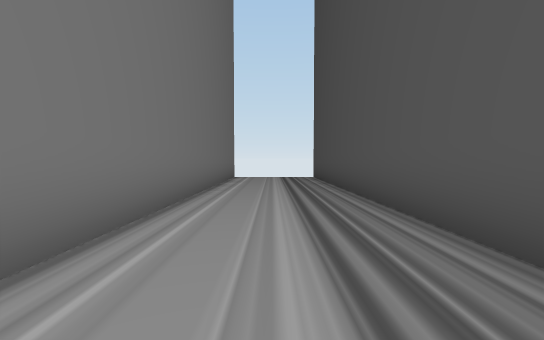
view 1 (above)

22 first-person views from a walk through a Unity game level. The camera is 1.3 m above the floor, tilts 2° down and sees 90° across. The floor is counted in squares, 2 m on a side. Each view is taken from the middle of a square. On the plan, view 1 faces up. The plan holds only what a view shows up to about 9 squares ahead; the rest is blank. The place goes on beyond the plan.

view 2
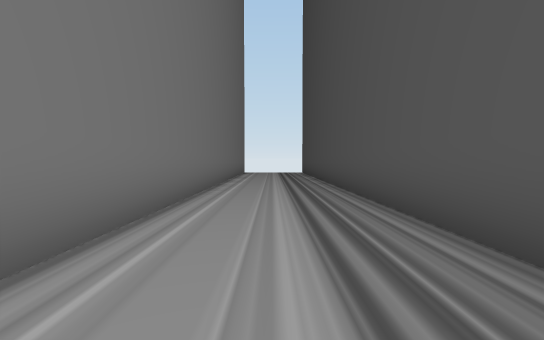

view 3
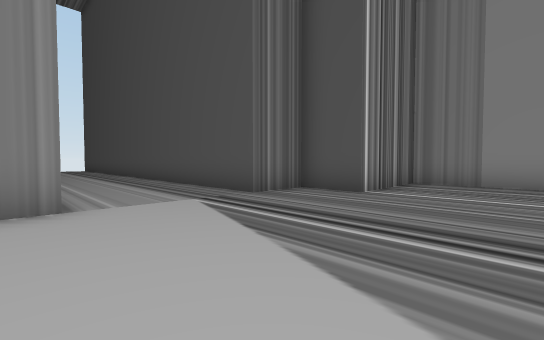

view 4
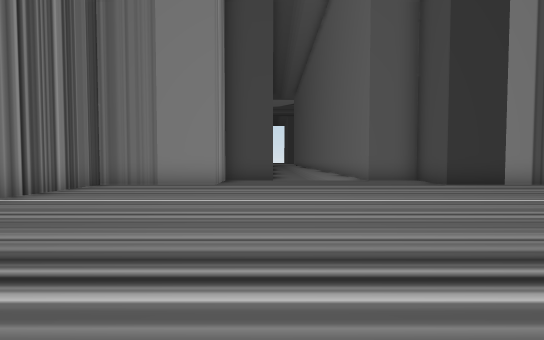

view 5
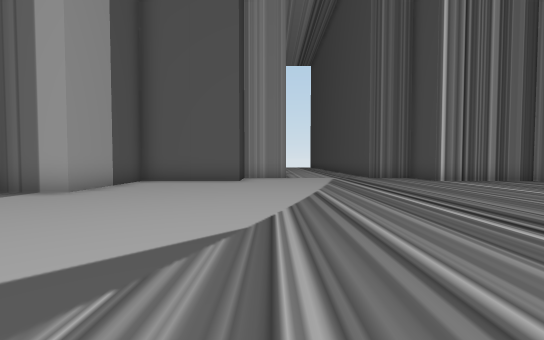

view 6
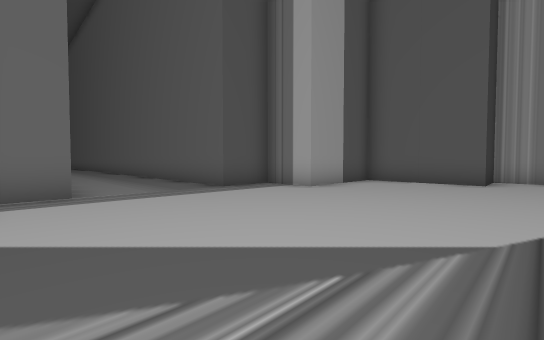

view 7
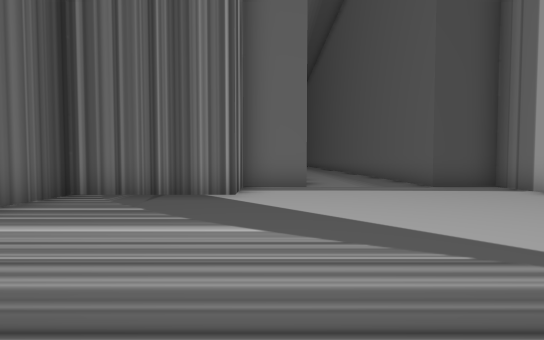

view 8
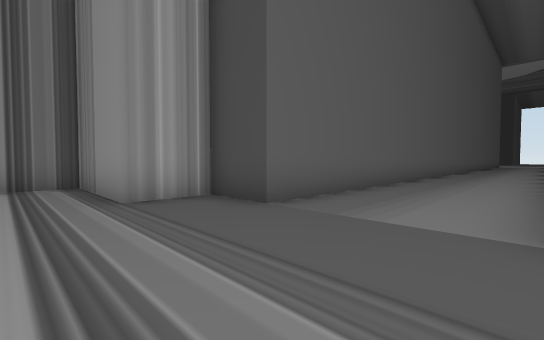

view 9
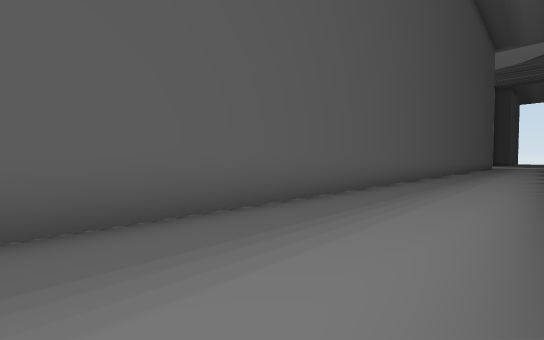

view 10
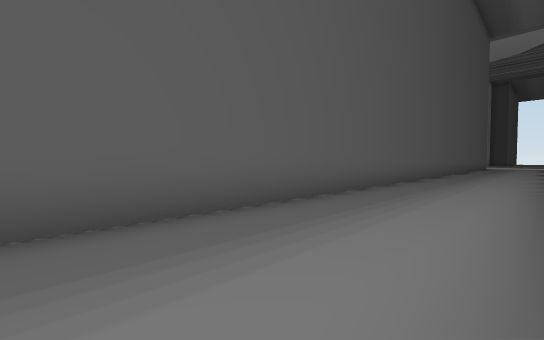

view 11
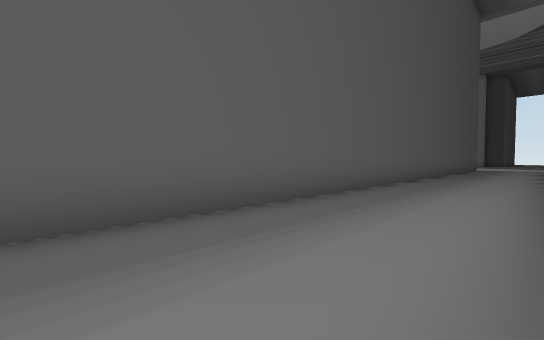

view 12
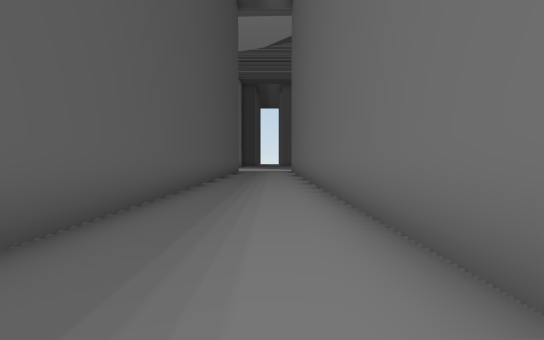

view 13
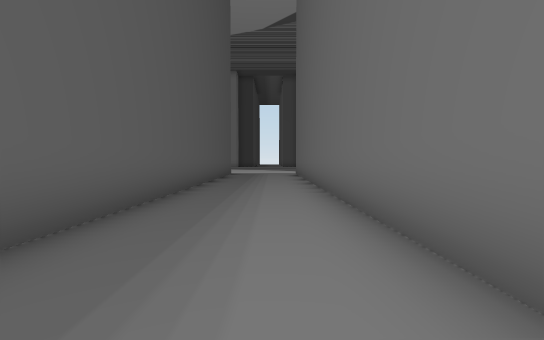

view 14
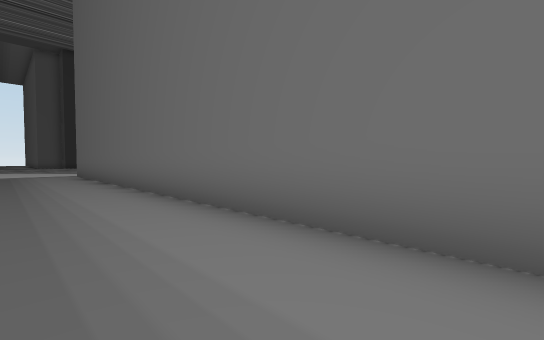

view 15
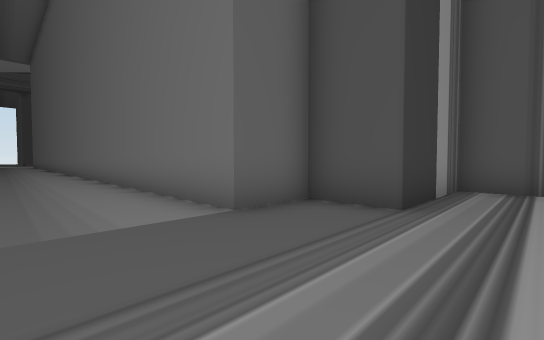

view 16
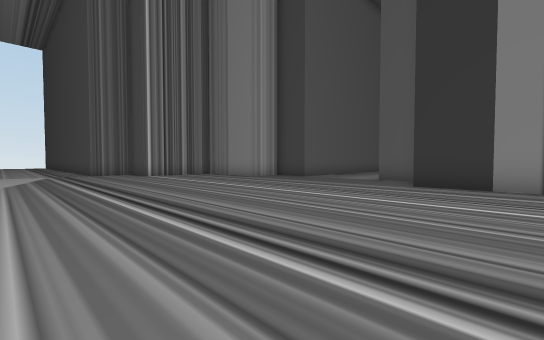

view 17
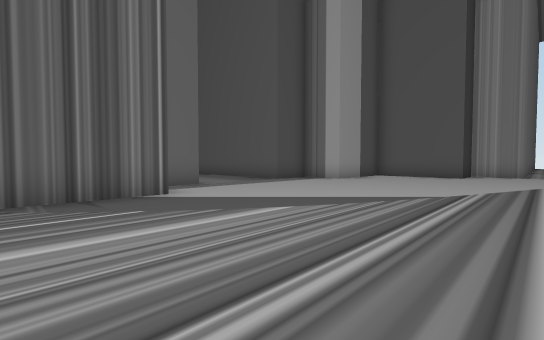

view 18
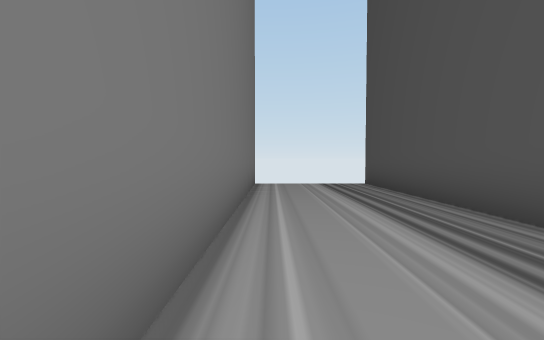

view 19
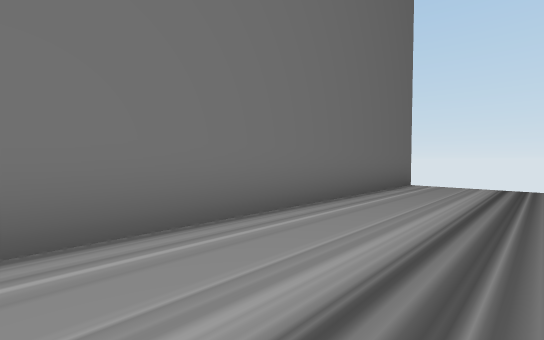

view 20
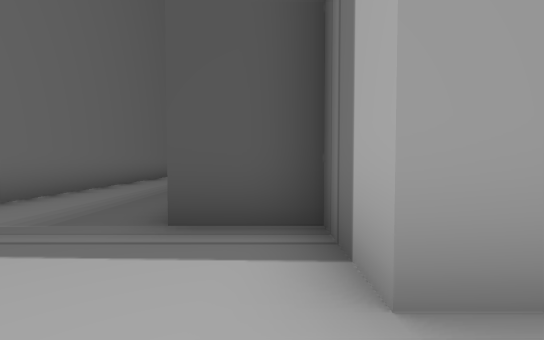

view 21
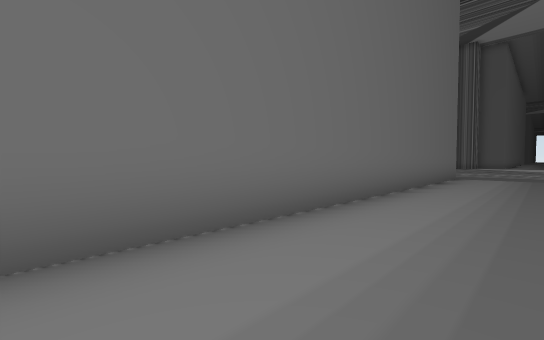

view 22
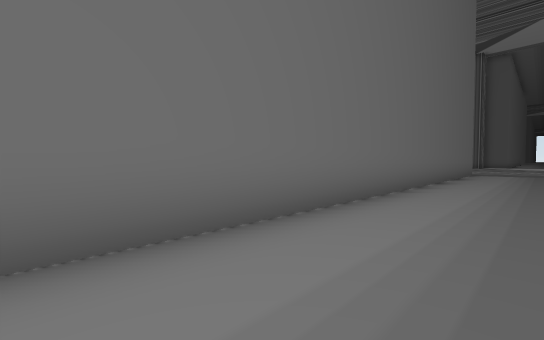

### Floor plan
Points are (right, up) in squares from view 1. A wall is a line through its corners. A room is listed if a view was taken in it or the views show most of it. See-through windows are left out.
Room 1 (views 1, 2, 3, 4, 5, 6, 7, 8, 9, 10, 11, 12, 13, 14, 15, 16, 17, 18, 19, 20, 21, 22)
walls: (-1.4, -4.8) (-3, -4.8) (-3, -6.4) (-6.1, -6.4) (-6.1, -9.5) (-7.7, -9.5) (-7.7, -11) (-10.5, -11); (6.3, -18.5) (6.3, -15.7) (7.8, -15.7) (7.8, -14.1) (33.5, -14.1); (-7.7, -14.1) (-7.7, -15.7) (-6.1, -15.7) (-6.1, -18.5); (-10.5, -14.1) (-9.1, -14.1); (-1.5, 9.5) (-1.5, -2.6); (33.5, -11) (7.8, -11) (7.8, -9.5) (6.3, -9.5) (6.3, -6.4) (3.2, -6.4) (3.2, -4.8) (1.6, -4.8) (1.6, 9.5)

Where each view was taken, in squares from view 1:
view 1: 0 up, 0 right, facing up
view 2: 4 down, 0 right, facing up
view 3: 9 down, 2 left, facing up-right
view 4: 11 down, 1 left, facing right
view 5: 15 down, 2 left, facing up
view 6: 15 down, 2 left, facing up-left
view 7: 15 down, 1 left, facing left
view 8: 14 down, 5 right, facing up-right
view 9: 14 down, 10 right, facing up-right
view 10: 14 down, 13 right, facing up-right
view 11: 14 down, 17 right, facing up-right
view 12: 13 down, 22 right, facing right
view 13: 13 down, 25 right, facing right
view 14: 12 down, 25 right, facing down-right
view 15: 12 down, 5 right, facing down-right
view 16: 18 down, 1 left, facing up-right
view 17: 18 down, 1 left, facing up-left
view 18: 3 up, 1 left, facing up
view 19: 3 up, 1 right, facing up-left
view 20: 10 down, 5 left, facing left
view 21: 12 down, 19 right, facing down-left
view 22: 12 down, 22 right, facing down-left
